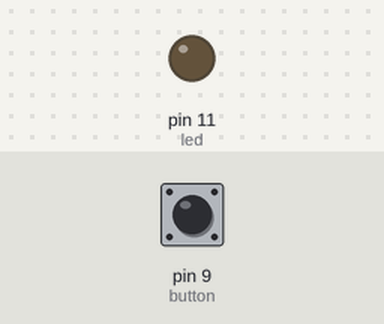
This sketch was run on a simulated Arduino Uno, built with avr-gcc and run on an emulated ATmega328P. Parts: output pins drawn as LEDs (lit = HIGH). Dashed ring = blinking. Inputs (shaded band) come from the test bench; at power-on: pin 9 (button) LOW.

Above: at 1.2 s.
1.3 s: pin 9 (button) pulled HIGH for 1 s
At 2.4 s:
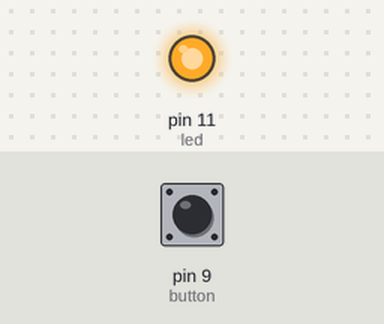
3.8 s: pin 9 (button) pulled HIGH for 0.15 s
At 4.8 s:
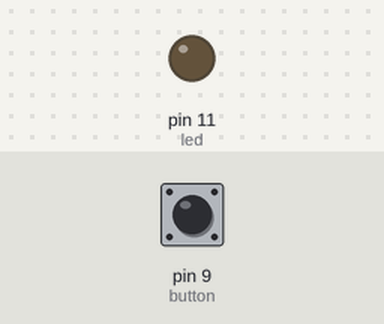
5.4 s: pin 9 (button) pulled HIGH for 3.2 s
At 5.5 s:
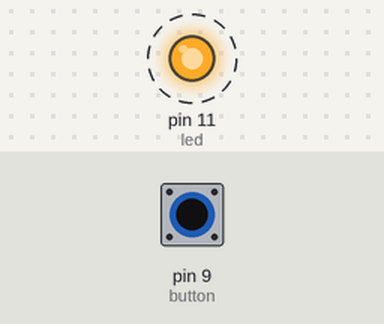
Timing chart, 0 to 9.9 s (numbered marks = the images above; inputs shaded):
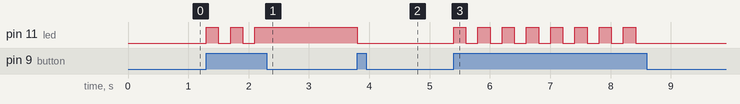

Measured:
- after the input at 1.3 s, pin 11 (led): alternates HIGH for 0.20 s and LOW for 0.20 s, 5 changes in all, then stays HIGH, starting at once
- after the input at 3.8 s, pin 11 (led): HIGH → LOW at once
- after the input at 5.4 s, pin 11 (led): alternates HIGH for 0.20 s and LOW for 0.20 s, 16 changes in all, then stays LOW, starting at once

The sketch:

scenario3.ino
```cpp
//Wiring code generated from an ArduinoML model
// Application name: foo

long debounce = 200;
long startTime; // Used for temporal transitions
enum STATE {on, off};

STATE currentState = off;

bool buttonBounceGuard = false;
long buttonLastDebounceTime = 0;


	void setup(){
		pinMode(9, INPUT); // button [Sensor]
		pinMode(11, OUTPUT); // led [Actuator]
	}
	void loop() {
			switch(currentState){

				case on:
					digitalWrite(11,HIGH);
					buttonBounceGuard = static_cast<long>(millis() - buttonLastDebounceTime) > debounce;
					if ( digitalRead(9) == HIGH && buttonBounceGuard ) {
						buttonLastDebounceTime = millis();
						currentState = off;
					}


				    break;

				case off:
					digitalWrite(11,LOW);
					buttonBounceGuard = static_cast<long>(millis() - buttonLastDebounceTime) > debounce;
					if ( digitalRead(9) == HIGH && buttonBounceGuard ) {
						buttonLastDebounceTime = millis();
						currentState = on;
					}


				    break;

		}
	}
```
